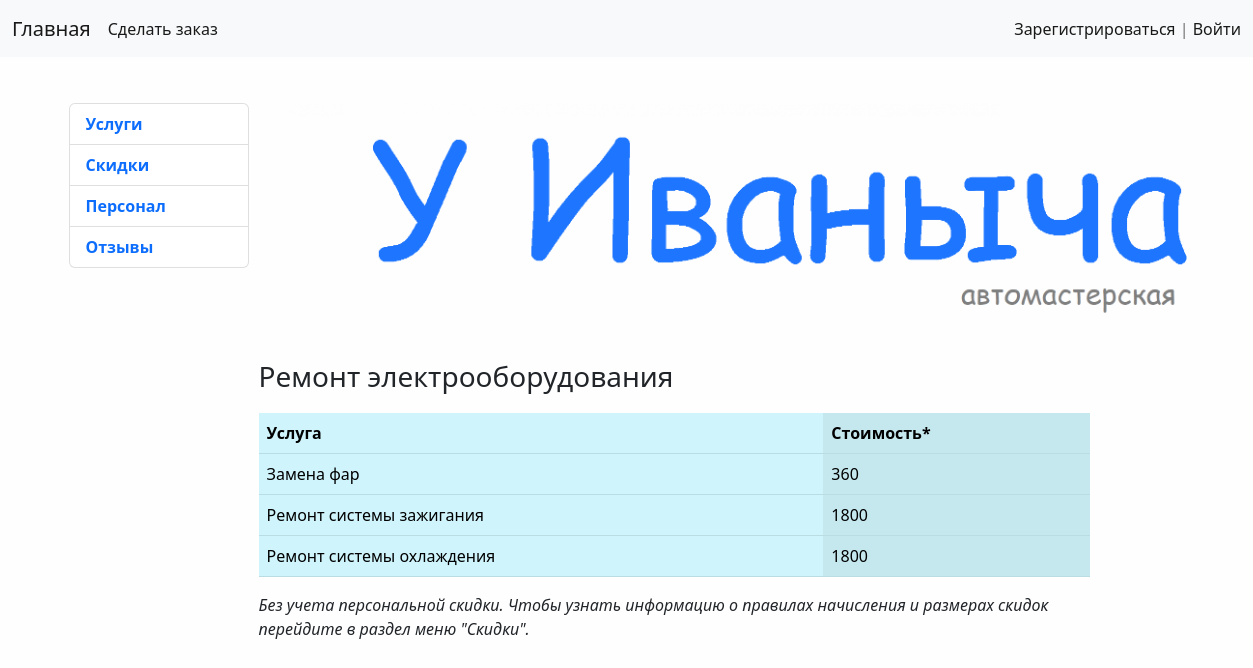
The app's page /spectr/2/ with its own data.
### shop/models.py (models this page shows, shortened)
class OfferSpectr(models.Model):
    title = models.CharField(max_length=150, verbose_name='Услуга')
    description = models.TextField(blank=True, verbose_name='Описание')
    photo = models.ImageField(upload_to='photos/%Y/%m/%d/', verbose_name='Фото', blank=True)
    master = models.ForeignKey('Master', on_delete=models.PROTECT, null=True, blank = True, verbose_name='Мастер')
    class Meta:
        verbose_name = "Спектр услуг"
        verbose_name_plural = "Спектры услуг"
        ordering = ['title']

class Offer(models.Model):
    master = models.ForeignKey('Master', on_delete=models.PROTECT, null=True, blank = True, verbose_name='Мастер')
    price = models.IntegerField(null=True, verbose_name='Цена', blank = False)
    title = models.CharField(max_length=150, verbose_name='Услуга')
    spectr = models.ForeignKey('OfferSpectr', on_delete=models.PROTECT, null=True, verbose_name='Спектр услуг')
    class Meta:
        verbose_name = "Услуга"
        verbose_name_plural = "Услуги"
        ordering = ['title']

### shop/views.py (the view)
# urls.py: path('spectr/<int:spectr_id>/', offers, name='spectr'),
def offers(request, spectr_id):
    offers = Offer.objects.filter(spectr_id=spectr_id)
    spectr = OfferSpectr.objects.get(pk=spectr_id)
    return render(request, 'shop/offers.html', {'offers': offers, 'spectr': spectr})

### shop/templates/shop/offers.html (shortened to what this page needs)
{% extends 'base.html' %}
{% block sidebar %}
{% include 'inc/__sidebar.html' %}
{% endblock %}
{% block content %}
<h3 style="float:left;margin:20px 20px 20px 0px;">{{spectr.title}}</h3>
<table class="table table-info table-striped-columns">
  <thead>
    <tr>
      <th scope="col-md-2">Услуга</th>
      <th scope="col-md-2">Стоимость*</th>
    </tr>
  </thead>
    {% for item in offers %}
  <tbody>
    <tr>
      <td>{{item.title}}</td>
      <td>{{item.price}}</td>
    </tr>
  </tbody>
    {% endfor %}
</table>
<p style="font-style: oblique">Без учета персональной скидки. Чтобы узнать информацию о правилах начисления и размерах скидок перейдите в раздел меню "Скидки".</p>
{% endblock %}

### autorepairment/static/css/style.css (style rules this page uses)
body { background-color: #fefefefe; }

### records on screen
OfferSpectr: title "Ремонт электрооборудования"
Offer: title "Замена фар", price "360"
Offer: title "Ремонт системы зажигания", price "1800"
Offer: title "Ремонт системы охлаждения", price "1800"
